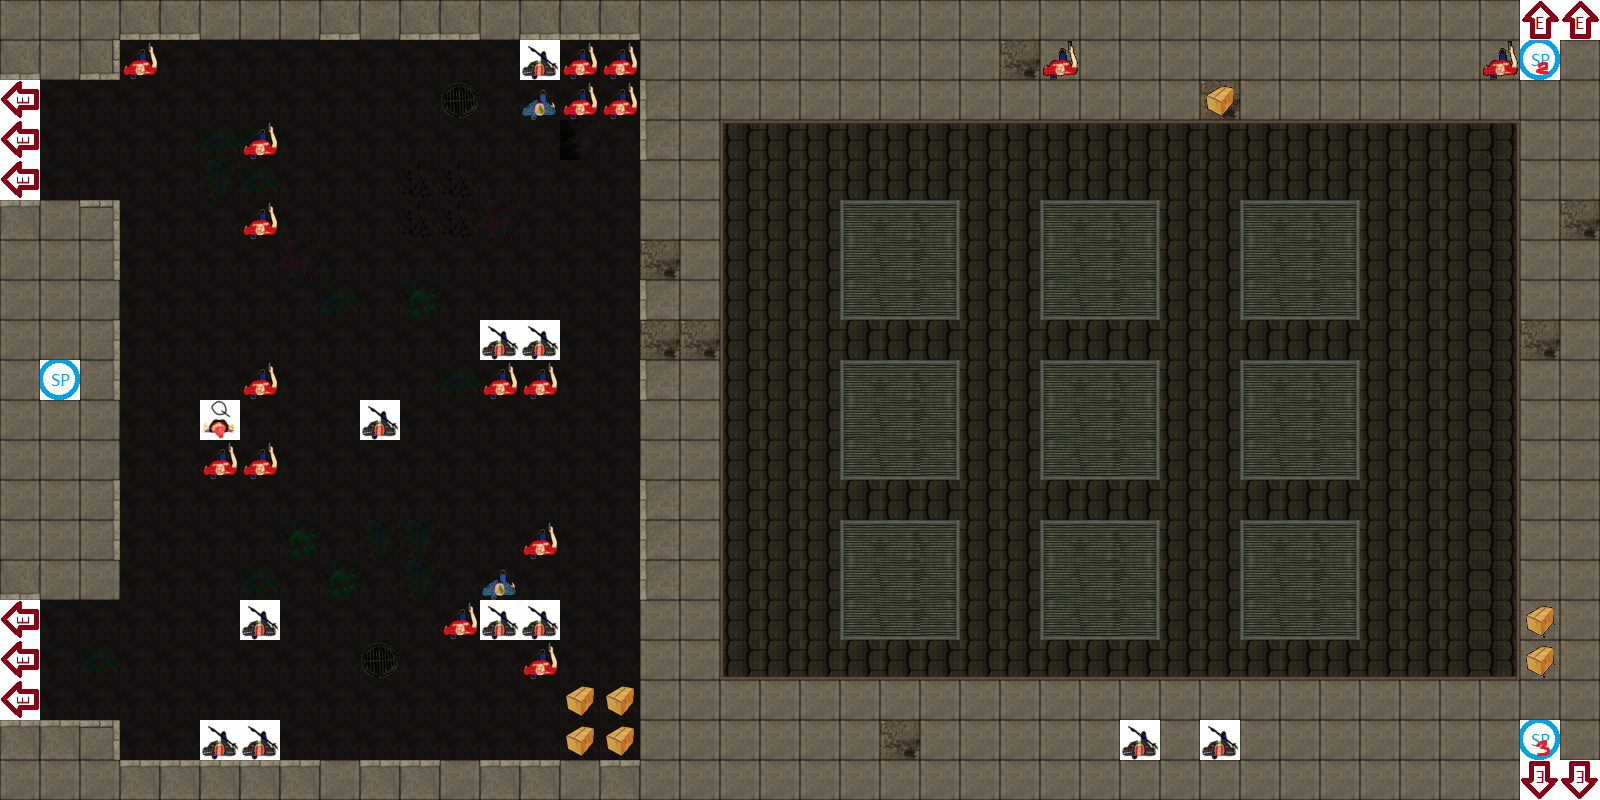

This game map was drawn from its Tiled (.tmx) file and the tilesets committed beside it. A one-line description and the trimmed map source follow:
An orthogonal 40x20 tile map with 40x40 px tiles, 3 tile layers (map, actors, items).

<map version="1.0" orientation="orthogonal" width="40" height="20" tilewidth="40" tileheight="40">
 <tileset firstgid="1" name="Map1" tilewidth="40" tileheight="40">
  <image source="Map1.png" trans="000000" width="200" height="600" />
  <tile id="31">
   <properties>
    <property name="Solid" value="1" />
   </properties>
  </tile>
  <tile id="32">
   <properties>
    <property name="Solid" value="1" />
   </properties>
  </tile>
  <tile id="33">
   <properties>
    <property name="Solid" value="1" />
   </properties>
  </tile>
  <tile id="34">
   <properties>
    <property name="Solid" value="1" />
   </properties>
  </tile>
  <tile id="35">
   <properties>
    <property name="Solid" value="1" />
   </properties>
  </tile>
  <tile id="36">
   <properties>
    <property name="Solid" value="1" />
   </properties>
  </tile>
  <tile id="37">
   <properties>
    <property name="Solid" value="1" />
   </properties>
  </tile>
  <tile id="38">
   <properties>
    <property name="Solid" value="1" />
   </properties>
  </tile>
  <tile id="39">
   <properties>
    <property name="Solid" value="1" />
   </properties>
  </tile>
  <tile id="40">
   <properties>
    <property name="Solid" value="1" />
   </properties>
  </tile>
  <tile id="41">
   <properties>
    <property name="Solid" value="1" />
   </properties>
  </tile>
  <tile id="42">
   <properties>
    <property name="Solid" value="1" />
   </properties>
  </tile>
  <tile id="43">
   <properties>
    <property name="Solid" value="1" />
   </properties>
  </tile>
  <tile id="44">
   <properties>
    <property name="Solid" value="1" />
   </properties>
  </tile>
  <tile id="45">
   <properties>
    <property name="Solid" value="1" />
   </properties>
  </tile>
  <tile id="46">
   <properties>
    <property name="Solid" value="1" />
   </properties>
  </tile>
  <tile id="47">
   <properties>
    <property name="Solid" value="1" />
   </properties>
  </tile>
  <tile id="48">
   <properties>
    <property name="Solid" value="1" />
   </properties>
  </tile>
  <tile id="49">
   <properties>
    <property name="Solid" value="1" />
   </properties>
  </tile>
  <tile id="50">
   <properties>
    <property name="Solid" value="1" />
   </properties>
  </tile>
  <tile id="51">
   <properties>
    <property name="Solid" value="1" />
   </properties>
  </tile>
  <tile id="52">
   <properties>
    <property name="Solid" value="1" />
   </properties>
  </tile>
  <tile id="53">
   <properties>
    <property name="Solid" value="1" />
   </properties>
  </tile>
  <tile id="54">
   <properties>
    <property name="Solid" value="1" />
   </properties>
  </tile>
  <tile id="55">
   <properties>
    <property name="Solid" value="1" />
   </properties>
  </tile>
  <tile id="56">
   <properties>
    <property name="Solid" value="1" />
   </properties>
  </tile>
  <tile id="57">
   <properties>
    <property name="Solid" value="1" />
   </properties>
  </tile>
  <tile id="58">
   <properties>
    <property name="actor" value="EnemyDude" />
   </properties>
  </tile>
  <tile id="59">
   <properties>
    <property name="actor" value="EnemyDudeMelee" />
   </properties>
  </tile>
  <tile id="60">
   <properties>
    <property name="actor" value="NPCSimple" />
   </properties>
  </tile>
  <tile id="61">
   <properties>
    <property name="actor" value="QuestGiver" />
   </properties>
  </tile>
  <tile id="62">
   <properties>
    <property name="actor" value="PoliceMelee" />
   </properties>
  </tile>
  <tile id="63">
   <properties>
    <property name="actor" value="Police" />
   </properties>
  </tile>
  <tile id="64">
   <properties>
    <property name="box" value="1" />
   </properties>
  </tile>
  <tile id="65">
   <properties>
    <property name="exit" value="1" />
   </properties>
  </tile>
  <tile id="66">
   <properties>
    <property name="exit" value="2" />
   </properties>
  </tile>
  <tile id="67">
   <properties>
    <property name="exit" value="3" />
   </properties>
  </tile>
  <tile id="68">
   <properties>
    <property name="exit" value="4" />
   </properties>
  </tile>
  <tile id="69">
   <properties>
    <property name="spID" value="1" />
   </properties>
  </tile>
  <tile id="70">
   <properties>
    <property name="spID" value="2" />
   </properties>
  </tile>
  <tile id="71">
   <properties>
    <property name="spID" value="3" />
   </properties>
  </tile>
  <tile id="72">
   <properties>
    <property name="startPointID" value="1" />
    <property name="transport" value="2" />
    <property name="transportTarget" value="1" />
   </properties>
  </tile>
  <tile id="73">
   <properties>
    <property name="startPointID" value="2" />
    <property name="transport" value="4" />
    <property name="transportTarget" value="1" />
   </properties>
  </tile>
  <tile id="74">
   <properties>
    <property name="startPointID" value="3" />
    <property name="transport" value="1" />
    <property name="transportTarget" value="1" />
   </properties>
  </tile>
 </tileset>
 <layer name="map" width="40" height="20">
  <data>[800 cells, 800 non-empty, 34 distinct tile ids]</data>
 </layer>
 <layer name="actors" width="40" height="20">
  <data>[800 cells, 31 non-empty, 4 distinct tile ids]</data>
 </layer>
 <layer name="items" width="40" height="20">
  <data>[800 cells, 20 non-empty, 7 distinct tile ids]</data>
 </layer>
</map>
